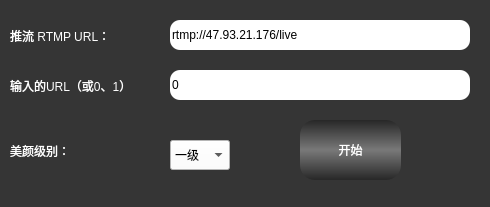
<?xml version="1.0" encoding="UTF-8"?>
<ui version="4.0">
 <class>XRtmpStreamerClass</class>
 <widget class="QWidget" name="XRtmpStreamerClass">
  <property name="geometry">
   <rect>
    <x>0</x>
    <y>0</y>
    <width>490</width>
    <height>207</height>
   </rect>
  </property>
  <property name="windowTitle">
   <string>XRtmpStreamer</string>
  </property>
  <property name="styleSheet">
   <string notr="true">QLabel
{
	color: rgb(255, 255, 255);
	font: 75 12pt &quot;黑体&quot;;
}
QWidget
{
	background-color: rgb(53, 53, 53);
}

QPushButton:hover
 { 
	background-color: qlineargradient(spread:pad, x1:0, y1:0, x2:0, y2:1, stop:0 rgba(120, 120, 120, 255), stop:0.495 rgba(39, 39, 39, 255), stop:0.505 rgba(39,39, 39, 255), stop:1 rgba(120, 120,120, 255));
	border: none;
	border-radius:15px;
	color: rgb(255, 255, 255);
	font: 75 12pt &quot;黑体&quot;;
 }
QPushButton:!hover
 { 
	background-color: qlineargradient(spread:pad, x1:0, y1:0, x2:0, y2:1, stop:0 rgba(39, 39, 39, 255), stop:0.495 rgba(120, 120, 120, 255), stop:0.505 rgba(120,120, 120, 255), stop:1 rgba(39, 39,39, 255));
	border: none;
	border-radius:15px;
	color: rgb(255, 255, 255);
	font: 75 12pt &quot;黑体&quot;;
 }

QLineEdit
{
	border-radius:10px;
	background-color: rgb(255, 255, 255);
	font: 75 12pt &quot;黑体&quot;;
}
QComboBox
{
	background-color: rgb(255, 255, 255);
	font: 75 12pt &quot;黑体&quot;;
}</string>
  </property>
  <widget class="QLineEdit" name="outUrl">
   <property name="geometry">
    <rect>
     <x>170</x>
     <y>20</y>
     <width>300</width>
     <height>30</height>
    </rect>
   </property>
   <property name="text">
    <string>rtmp://47.93.21.176/live</string>
   </property>
  </widget>
  <widget class="QLabel" name="labelRTMP">
   <property name="geometry">
    <rect>
     <x>10</x>
     <y>25</y>
     <width>150</width>
     <height>21</height>
    </rect>
   </property>
   <property name="text">
    <string>推流 RTMP URL：</string>
   </property>
  </widget>
  <widget class="QPushButton" name="startButton">
   <property name="geometry">
    <rect>
     <x>300</x>
     <y>120</y>
     <width>101</width>
     <height>60</height>
    </rect>
   </property>
   <property name="text">
    <string>开始</string>
   </property>
  </widget>
  <widget class="QLabel" name="labelInUrl">
   <property name="geometry">
    <rect>
     <x>10</x>
     <y>75</y>
     <width>150</width>
     <height>21</height>
    </rect>
   </property>
   <property name="text">
    <string>输入的URL（或0、1）</string>
   </property>
  </widget>
  <widget class="QLineEdit" name="inUrl">
   <property name="geometry">
    <rect>
     <x>170</x>
     <y>70</y>
     <width>300</width>
     <height>30</height>
    </rect>
   </property>
   <property name="text">
    <string>0</string>
   </property>
  </widget>
  <widget class="QLabel" name="labelFace">
   <property name="geometry">
    <rect>
     <x>10</x>
     <y>140</y>
     <width>150</width>
     <height>21</height>
    </rect>
   </property>
   <property name="text">
    <string>美颜级别：</string>
   </property>
  </widget>
  <widget class="QComboBox" name="face">
   <property name="geometry">
    <rect>
     <x>170</x>
     <y>140</y>
     <width>60</width>
     <height>30</height>
    </rect>
   </property>
   <item>
    <property name="text">
     <string>一级</string>
    </property>
   </item>
   <item>
    <property name="text">
     <string>二级</string>
    </property>
   </item>
   <item>
    <property name="text">
     <string>三级</string>
    </property>
   </item>
  </widget>
 </widget>
 <layoutdefault spacing="6" margin="11"/>
 <resources>
  <include location="xrtmp_streamer.qrc"/>
 </resources>
 <connections>
  <connection>
   <sender>startButton</sender>
   <signal>clicked()</signal>
   <receiver>XRtmpStreamerClass</receiver>
   <slot>Stream()</slot>
   <hints>
    <hint type="sourcelabel">
     <x>361</x>
     <y>158</y>
    </hint>
    <hint type="destinationlabel">
     <x>503</x>
     <y>149</y>
    </hint>
   </hints>
  </connection>
 </connections>
 <slots>
  <slot>Stream()</slot>
 </slots>
</ui>
